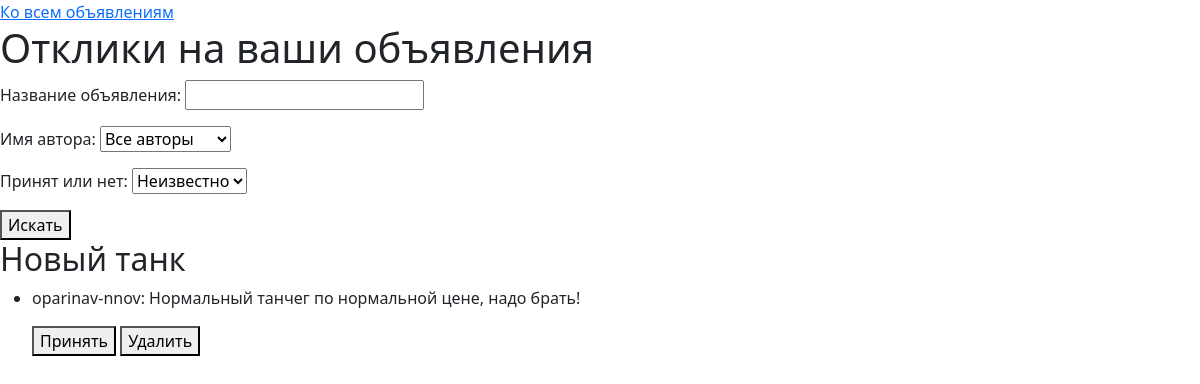
/responses/ (signed in), run on the app's committed database.
### board/models.py (models this page shows, shortened)
class Response(models.Model):
    announcement = models.ForeignKey(Announcement, on_delete=models.CASCADE, related_name='responses')
    author = models.ForeignKey(User, on_delete=models.CASCADE, related_name='responses')
    content = models.TextField()
    created_at = models.DateTimeField(auto_now_add=True)
    accepted = models.BooleanField(default=False)
    class Meta:
        permissions = [
            ('can_add_response', 'Can add response'),
            ('can_delete_response', 'Can delete response'),
        ]

class Announcement(models.Model):
    category = models.ForeignKey(Category, on_delete=models.CASCADE)
    author = models.ForeignKey(Author, on_delete=models.CASCADE, related_name='ann')
    title = models.CharField(max_length=255)
    text = CKEditor5Field(
        'Content',
        config_name='default',  # Ссылка на конфигурацию в settings.py
        blank=True,
        null=True,
    )
    image = models.ImageField('Изображение', upload_to='ads_images/', null=True, blank=True)
    created_at = models.DateTimeField(auto_now_add=True)
    class Meta:
        permissions = [
            ('can_add_announcement', 'Can add announcement'),
            ('can_change_announcement', 'Can change announcement'),
            ('can_delete_announcement', 'Can delete announcement'),
        ]

### board/views.py (the view)
# urls.py: path('responses/', views.my_responses, name='my_responses'),  # Отклики на свои объявления
@login_required
def my_responses(request):
    announcements = Announcement.objects.filter(author__authorUser=request.user)
    responses = Response.objects.filter(announcement__in=announcements)
    response_filter = ResponseFilter(request.GET, queryset=responses)
    filtered_responses = response_filter.qs
    return render(request, 'my_responses.html', {
        'announcements': announcements,
        'filter': response_filter,  # Передаём фильтр в шаблон
        'responses': filtered_responses,  # Отфильтрованные отклики
    })

### templates/my_responses.html (shortened to what this page needs)
<!DOCTYPE html>
<html lang="en">
{% load static %}
<head>
    <link href="{% static 'css/styles.css' %}" rel="stylesheet" />
    <a href="{% url 'index' %}">Ко всем объявлениям</a>
</head>
<body>
    <h1>Отклики на ваши объявления</h1>
    <form method="get">
        {% if filter.form %}
            {{ filter.form.as_p }}
        {% else %}
            <p>Форма фильтрации не доступна</p>
        {% endif %}
            <button type="submit">Искать</button>
    </form>
{% for response in responses %}
    <h2>{{ response.announcement.title }}</h2>
    <ul>
        <li>
            <p>{{ response.author.username }}: {{ response.content }}</p>
            <form method="post" action="{% url 'manage_response' response.id %}">
                {% if not response.accepted %}
                    <button type="submit" name="action" value="accept">Принять</button>
                {% endif %}
                <button type="submit" name="action" value="delete">Удалить</button>
            </form>
        </li>
    </ul>
{% empty %}
    <p>Нет откликов.</p>
{% endfor %}
</body>
</html>

### data on the page
Response: announcement "Новый танк", author.username "oparinav-nnov", content "Нормальный танчег по нормальной цене, надо брать!", accepted "Принять"
